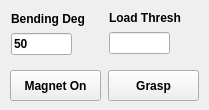
    <widget class="QWidget" name="tab_4">
     <attribute name="title">
      <string>Dynamixel</string>
     </attribute>
     <widget class="QPushButton" name="bt_magnet_2">
      <property name="geometry">
       <rect>
        <x>10</x>
        <y>70</y>
        <width>91</width>
        <height>31</height>
       </rect>
      </property>
      <property name="font">
       <font>
        <weight>75</weight>
        <bold>true</bold>
       </font>
      </property>
      <property name="text">
       <string>Magnet On</string>
      </property>
     </widget>
     <widget class="QLabel" name="label_42">
      <property name="geometry">
       <rect>
        <x>11</x>
        <y>11</y>
        <width>91</width>
        <height>16</height>
       </rect>
      </property>
      <property name="font">
       <font>
        <weight>75</weight>
        <bold>true</bold>
       </font>
      </property>
      <property name="text">
       <string>Bending Deg</string>
      </property>
     </widget>
     <widget class="QLineEdit" name="ed_end_effector_load_threshold_4">
      <property name="geometry">
       <rect>
        <x>109</x>
        <y>32</y>
        <width>61</width>
        <height>22</height>
       </rect>
      </property>
      <property name="font">
       <font>
        <weight>75</weight>
        <bold>true</bold>
       </font>
      </property>
     </widget>
     <widget class="QLabel" name="label_43">
      <property name="geometry">
       <rect>
        <x>109</x>
        <y>10</y>
        <width>91</width>
        <height>16</height>
       </rect>
      </property>
      <property name="font">
       <font>
        <weight>75</weight>
        <bold>true</bold>
       </font>
      </property>
      <property name="text">
       <string>Load Thresh</string>
      </property>
     </widget>
     <widget class="QPushButton" name="bt_end_effector_grasp_2">
      <property name="geometry">
       <rect>
        <x>108</x>
        <y>70</y>
        <width>91</width>
        <height>31</height>
       </rect>
      </property>
      <property name="font">
       <font>
        <weight>75</weight>
        <bold>true</bold>
       </font>
      </property>
      <property name="text">
       <string>Grasp</string>
      </property>
     </widget>
     <widget class="QLineEdit" name="ed_end_effector_deg_2">
      <property name="geometry">
       <rect>
        <x>11</x>
        <y>33</y>
        <width>61</width>
        <height>22</height>
       </rect>
      </property>
      <property name="font">
       <font>
        <weight>75</weight>
        <bold>true</bold>
       </font>
      </property>
      <property name="text">
       <string>50</string>
      </property>
     </widget>
    </widget>
